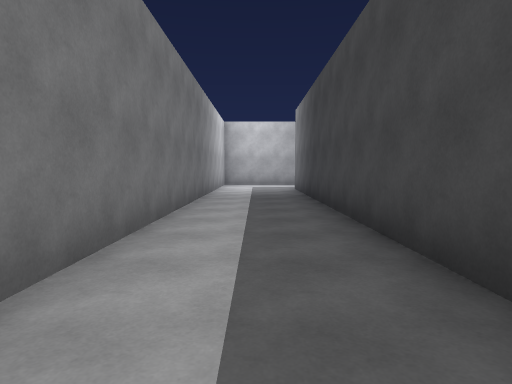
view 1 (above)

24 first-person views from a walk through a Unity game level. The camera is 1.3 m above the floor, tilts 4° down and sees 75° across. The floor is counted in squares, 2 m on a side. Each view is taken from the middle of a square. On the plan, view 1 faces up. The plan holds only what a view shows up to about 10 squares ahead; the rest is blank. The place goes on beyond the plan. The player is left out.

view 2
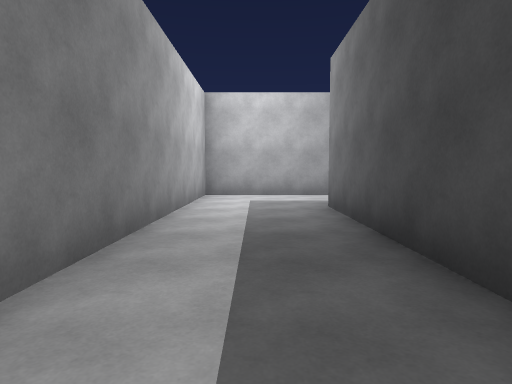

view 3
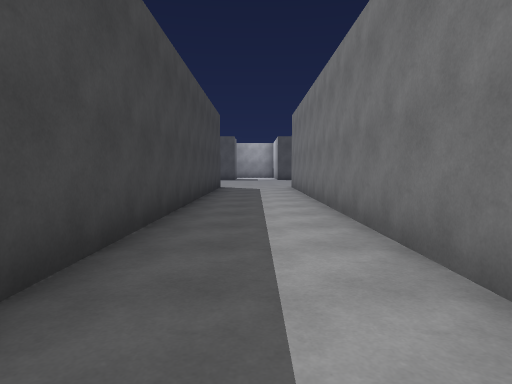

view 4
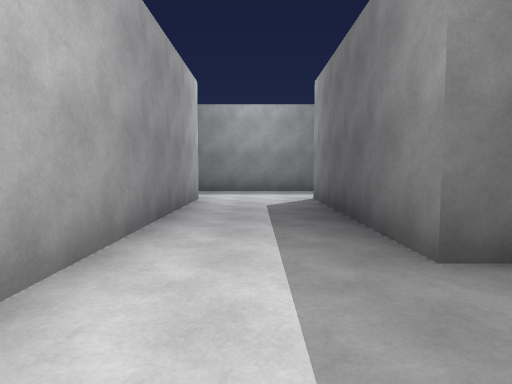

view 5
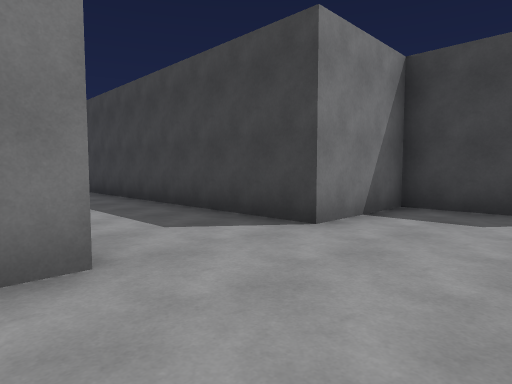

view 6
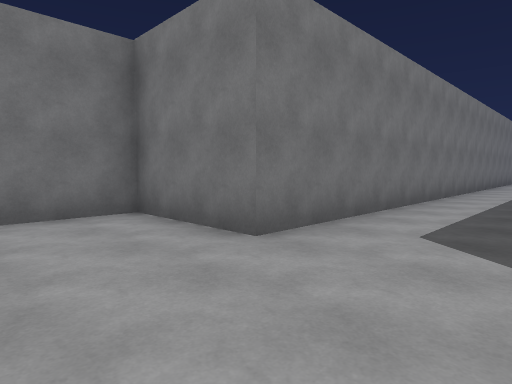

view 7
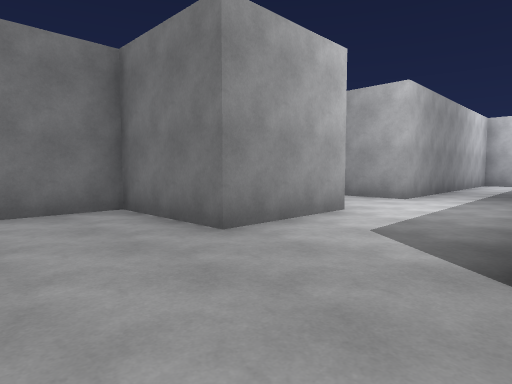

view 8
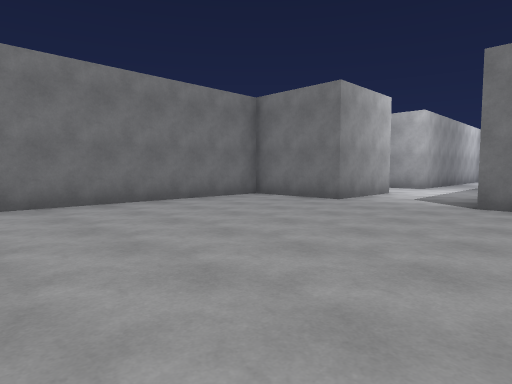

view 9
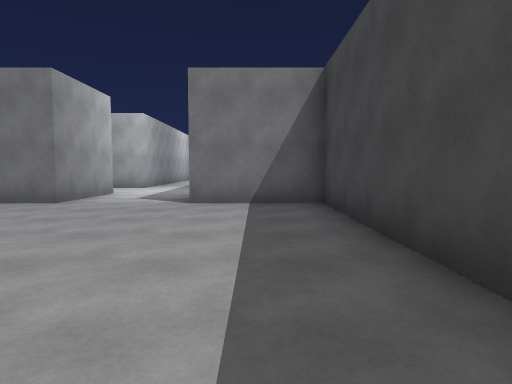

view 10
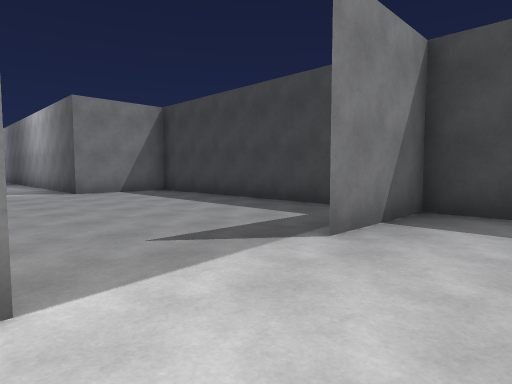

view 11
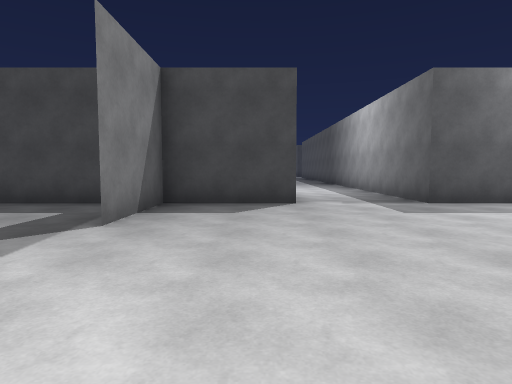

view 12
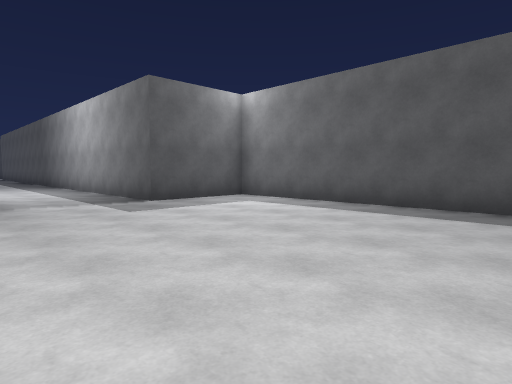

view 13
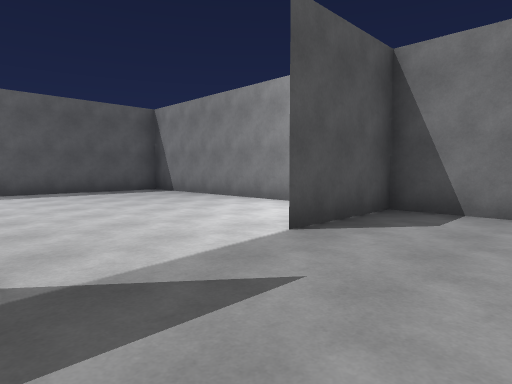

view 14
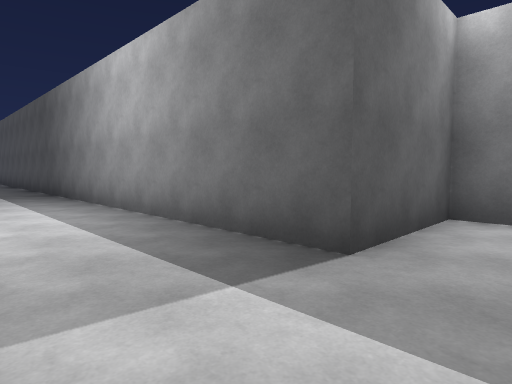

view 15
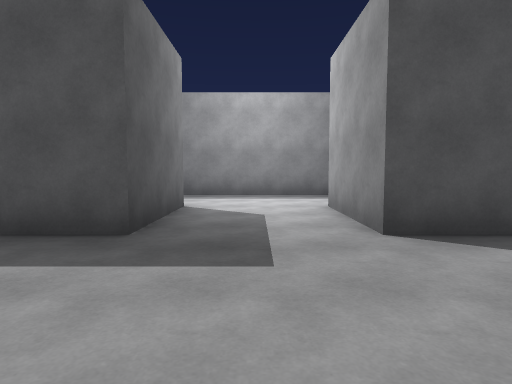

view 16
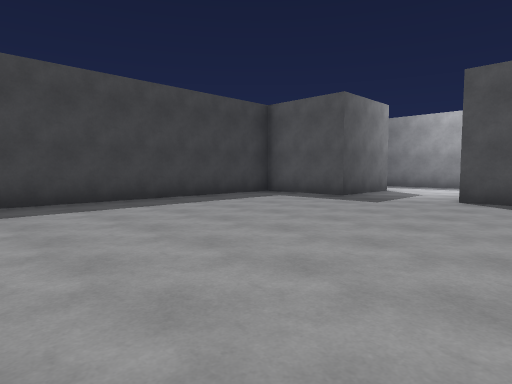

view 17
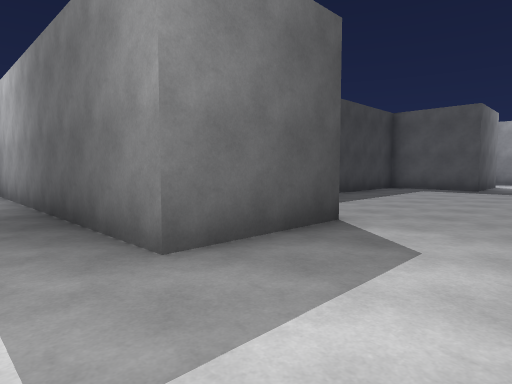

view 18
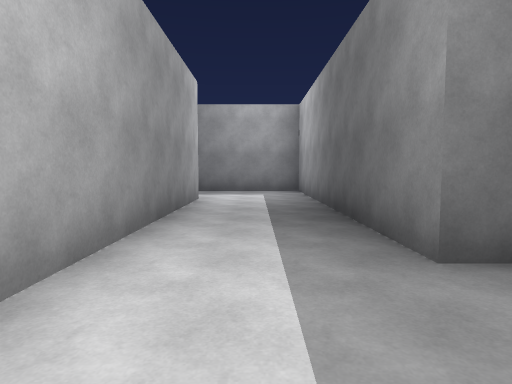

view 19
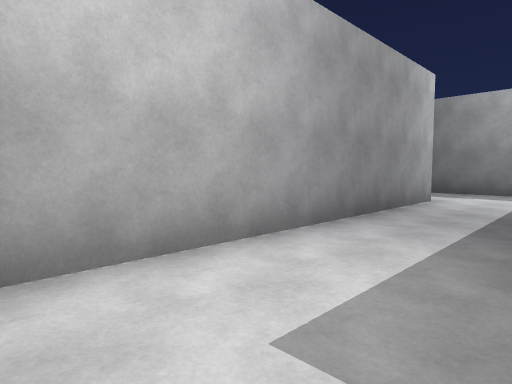

view 20
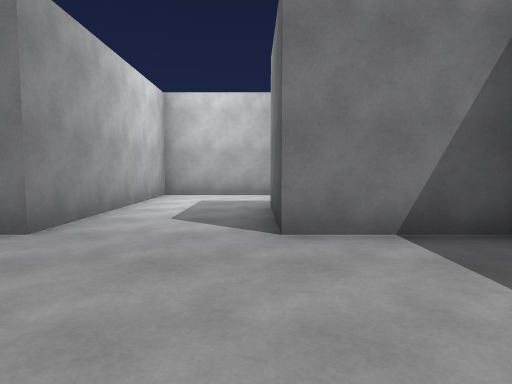

view 21
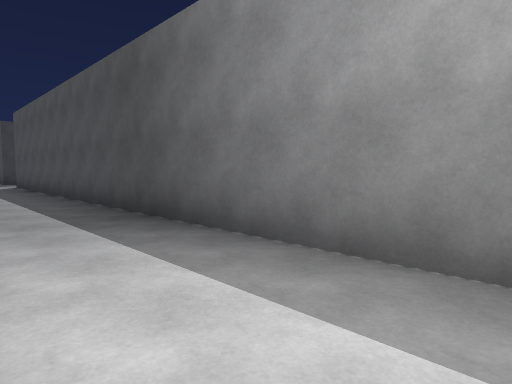

view 22
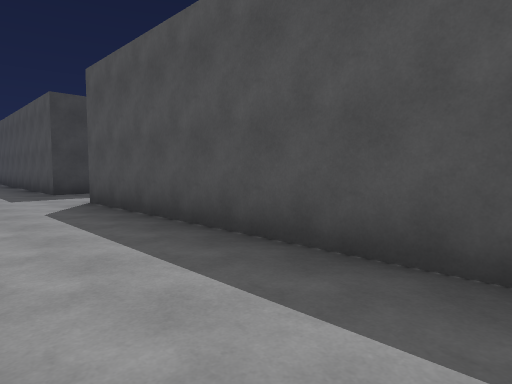

view 23
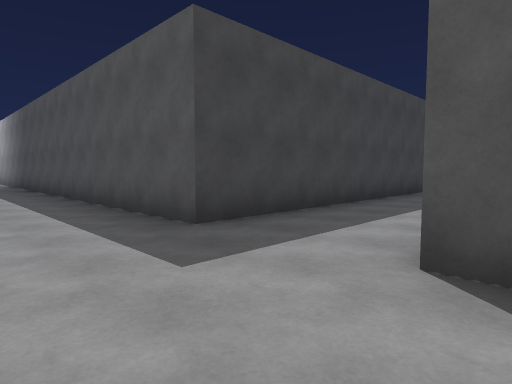

view 24
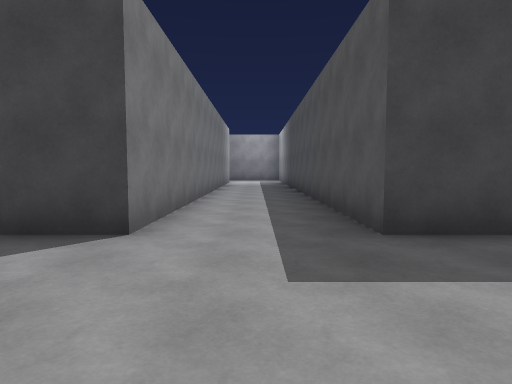

### Floor plan
Points are (right, up) in squares from view 1. A wall is a line through its corners. A room is listed if a view was taken in it or the views show most of it. See-through windows are left out.
Room 1 (views 1, 2, 3, 4, 5, 6)
walls: (8.8, 8.3) (8.8, 13.8); (3.8, -8.4) (3.8, -6.8) (1.3, -6.8) (1.3, 10.7) (6.3, 10.7) (6.3, 8.3); (6.3, 16.5) (6.3, 13.2) (-1.2, 13.2) (-1.2, -6.8) (-3.7, -6.8) (-3.7, -8.5)
ways out: opening at (7.5, 9.5) to room 2
Room 2 (views 7, 8, 9, 13)
walls: (6.3, 8.3) (3.8, 8.3) (3.8, 0.7) (6.2, 0.7); (11.3, 1.1) (11.3, 8.3) (8.8, 8.3)
ways out: opening at (7.5, 9.5) to room 1; opening at (7.5, 1) to room 3
Room 3 (views 10, 11, 12, 14, 15, 16, 17, 18, 19, 20, 21, 22, 23, 24)
walls: (16.2, -1.9) (16.2, 0.7) (18.7, 0.7) (18.7, 7.1); (12.4, 0.7) (13.8, 0.7) (13.8, -1.8); (18.6, 8.3) (16.2, 8.3) (16.2, 10.7) (23.8, 10.7) (23.8, 14.1); (11.4, 0.7) (8.8, 0.7); (11.3, -1.9) (11.3, 1.1); (21.2, 13.2) (13.8, 13.2) (13.8, 8.3) (13.4, 8.3); (3.8, -1.2) (3.8, -6); (4.5, -6.8) (11.3, -6.8) (11.3, -4.3) (28.8, -4.3); (31.2, -9.5) (31.2, -4.3) (39.5, -4.3); (38.1, -1.8) (31.2, -1.8) (31.2, -0.4)
ways out: opening at (7.5, 1) to room 2; opening at (22.5, 14.5)

Where each view was taken, in squares from view 1:
view 1: 0 up, 0 right, facing up
view 2: 5 up, 0 right, facing up
view 3: 5 up, 0 right, facing down
view 4: 12 up, 1 left, facing right
view 5: 9 down, 2 left, facing up-right
view 6: 9 down, 1 right, facing up-left
view 7: 6 up, 9 right, facing up-left
view 8: 2 up, 10 right, facing up-left
view 9: 2 up, 10 right, facing up
view 10: 1 down, 6 right, facing up-right
view 11: 1 down, 5 right, facing right
view 12: 1 down, 5 right, facing down-right
view 13: 3 up, 9 right, facing down-left
view 14: 2 down, 10 right, facing down-right
view 15: 4 up, 15 right, facing down
view 16: 8 up, 12 right, facing down-right
view 17: 12 up, 14 right, facing down-right
view 18: 12 up, 14 right, facing right
view 19: 11 up, 14 right, facing up-right
view 20: 5 up, 16 right, facing up
view 21: 2 down, 15 right, facing down-right
view 22: 2 down, 22 right, facing down-right
view 23: 2 down, 28 right, facing down-right
view 24: 3 down, 28 right, facing right
